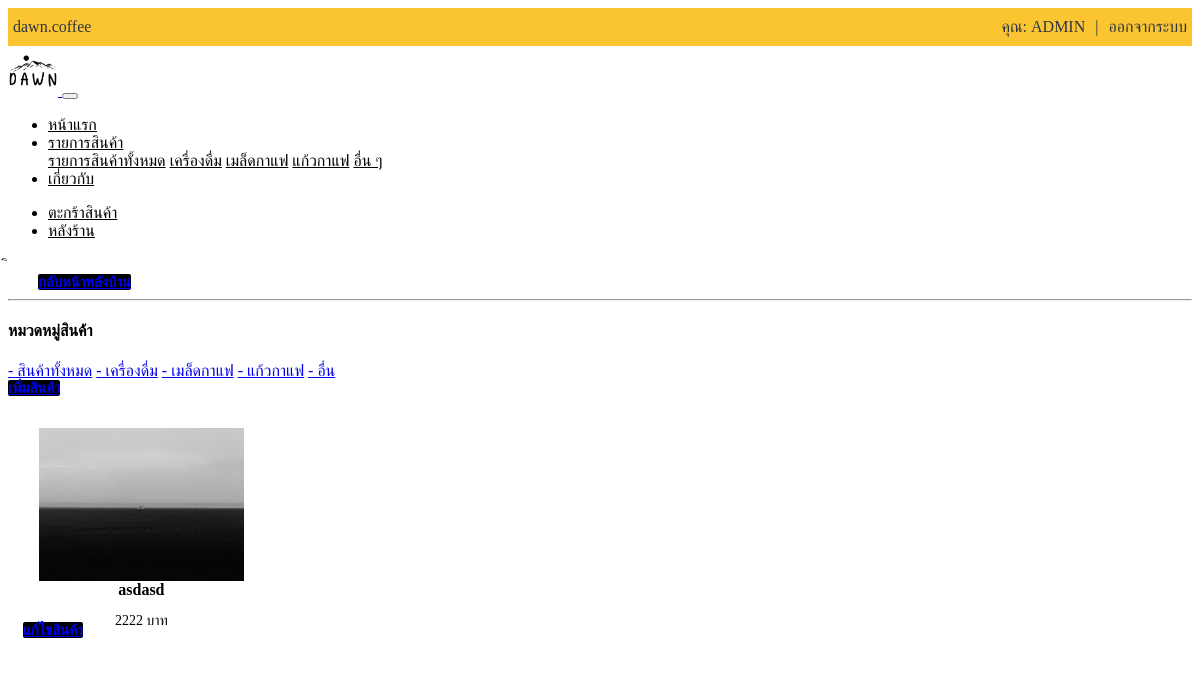
Screenshot of /admin/admin_product.php?page=admin_product&&catalog=drink (signed in) with the database file from the repository.
### tables this page shows
CREATE TABLE `account` (
  `acc_id` int(5) NOT NULL,
  `acc_name` varchar(255) NOT NULL,
  `acc_password` varchar(255) NOT NULL,
  `acc_email` varchar(255) NOT NULL,
  `acc_address` varchar(255) NOT NULL,
  `acc_phone` varchar(255) NOT NULL,
  `acc_status` varchar(255) NOT NULL
);

CREATE TABLE `product` (
  `pro_id` int(5) NOT NULL,
  `pro_name` text NOT NULL,
  `pro_price` text NOT NULL,
  `pro_size` text NOT NULL,
  `pro_detail` text NOT NULL,
  `pro_image` text NOT NULL,
  `pro_type` text NOT NULL
);

### admin/product/catalog/c_drink.php (the view, shortened to what this page needs)
<div class="row_pro">
    <?php
        include_once('config.inc.php');
        $result = mysqli_query($conn,"SELECT * FROM product WHERE pro_type='เครื่องดื่ม' ");
        while($row = mysqli_fetch_array($result)){
            echo '
             <div class="column_pro">
            <div class="product_cards">
                <img  width="336px" src="'.$row['pro_image'].'">
                <div class="product_name"><b class="product_text">'.$row['pro_name'].'</b> <p>'.$row['pro_price'].' บาท</p></div>
            </div>
            <a href="?page=product_edit&&pro_id='.$row['pro_id'].'" class="btn btn-primary btn-block btn-editpro">แก้ไขสินค้า</a>
          </div>
            ';
        }
    ?>
</div>

### include/navbar.php (shortened to what this page needs)
<div class="acc-nav">
<ul class="ul-acc-nav">
  <div class="container">
  <li><a href="#"> <i class="fab fa-instagram"></i> dawn.coffee</a></li>
  <?php
      if(isset($_SESSION['auth-id'])){
        include('config.inc.php');
        $sql = "SELECT * FROM account WHERE acc_id='".$_SESSION["auth-id"]."' ";
        $result = mysqli_query($conn, $sql);
        $row = mysqli_fetch_array($result);
        extract($row);
  ?>
  <li style="float:right"><a href="?page=logout">ออกจากระบบ</a></li>
  <li style="float:right" ><a style="color: #2f3640;">|</a></li>
  <li style="float:right" ><a href="?page=profile">คุณ: <?=$acc_name?></a></li>
  <?php }?>
  </div>
</ul>
</div>
<nav class="navbar navbar-expand-md navbar-light bg-c-light">
  <div class="container">
  <a class="navbar-brand" href="?page=home">
    <img src="dist/img/logo_dawn.png" alt="logo" width="50px">
  </a>
  <button class="navbar-toggler" type="button" data-toggle="collapse" data-target="#navbarSupportedContent" aria-controls="navbarSupportedContent" aria-expanded="false" aria-label="Toggle navigation">
  </button>
  <div class="collapse navbar-collapse" id="navbarSupportedContent">
    <ul class="navbar-nav mr-auto">
      <li class="nav-item">
        <a class="nav-link" href="?page=home">หน้าแรก</a>
      </li>
      <li class="nav-item dropdown">
        <a class="nav-link dropdown-toggle" href="#" id="navbarDropdown" role="button" data-toggle="dropdown" aria-haspopup="true" aria-expanded="false">
          รายการสินค้า
        </a>
        <div class="dropdown-menu" aria-labelledby="navbarDropdown">
          <a class="dropdown-item" href="?page=allproduct">รายการสินค้าทั้งหมด</a>
          <a class="dropdown-item" href="?page=drink">เครื่องดื่ม</a>
          <a class="dropdown-item" href="?page=bean">เมล็ดกาแฟ</a>
          <a class="dropdown-item" href="?page=mug">แก้วกาแฟ</a>
          <a class="dropdown-item" href="?page=more">อื่น ๆ</a>
        </div>
      </li>
      <li class="nav-item">
        <a class="nav-link" href="#">เกี่ยวกับ</a>
      </li>
    </ul>
    <ul class="navbar-nav ml-auto">
            <?php
              if(isset($_SESSION['auth-id'])){
            ?>
        <li class="nav-item">
            <a class="nav-link" href="?page=cart"><i class="fas fa-shopping-cart"></i> ตะกร้าสินค้า</a>
        </li>
        <?php }?>
        <?php
        $nav_status = isset($_SESSION['auth-status']) ? $_SESSION['auth-status'] : '';
        if($nav_status == "admin"){
        echo'
            <li class="nav-item ">
                <a class="nav-link" href="?page=admin">หลังร้าน</a>
            </li>
            ';
        }
        ?>
    </ul>
  </div>
  </div>
</nav>

### include/navbar.php (style rules this page uses)
.ul-acc-nav { list-style-type: none; margin: 0; padding: 0; overflow: hidden; background-color: #fbc531; }
.ul-acc-nav li { float: left; }
.ul-acc-nav li a { display: block; color: #2f3640; text-align: center; padding: 10px 5px; text-decoration: none; }
.bg-c-light { background-color: white; }
.navbar-nav a { color: black !important; }

### admin/product/catalog/c_drink.php (style rules this page uses)
.column_pro { float: left; width: 20%; padding: 0 15px; padding-bottom:15px; }
.row_pro { margin: 0; margin-top:15px; }
.row_pro:after { content: ""; display: table; clear: both; }
.product_cards { padding: 16px; text-align: center; }
.product_cards p { font-size: 14px; word-wrap: break-word; }
.product_cards img { display:block; width:100%; margin-left:auto; margin-right:auto; }
.product_name { height: 25px; width: 100%; }
.btn-editpro { max-width: 150px; border-radius: 2px; font-size: 15px; font-weight: bold; background-color: black; border: 1px black; margin-top:30px; margin-left:auto; margin-right:auto; }

### rows the page displays
account: acc_name "ADMIN"
product: pro_image (picture), pro_name "asdasd", pro_price "2222"
